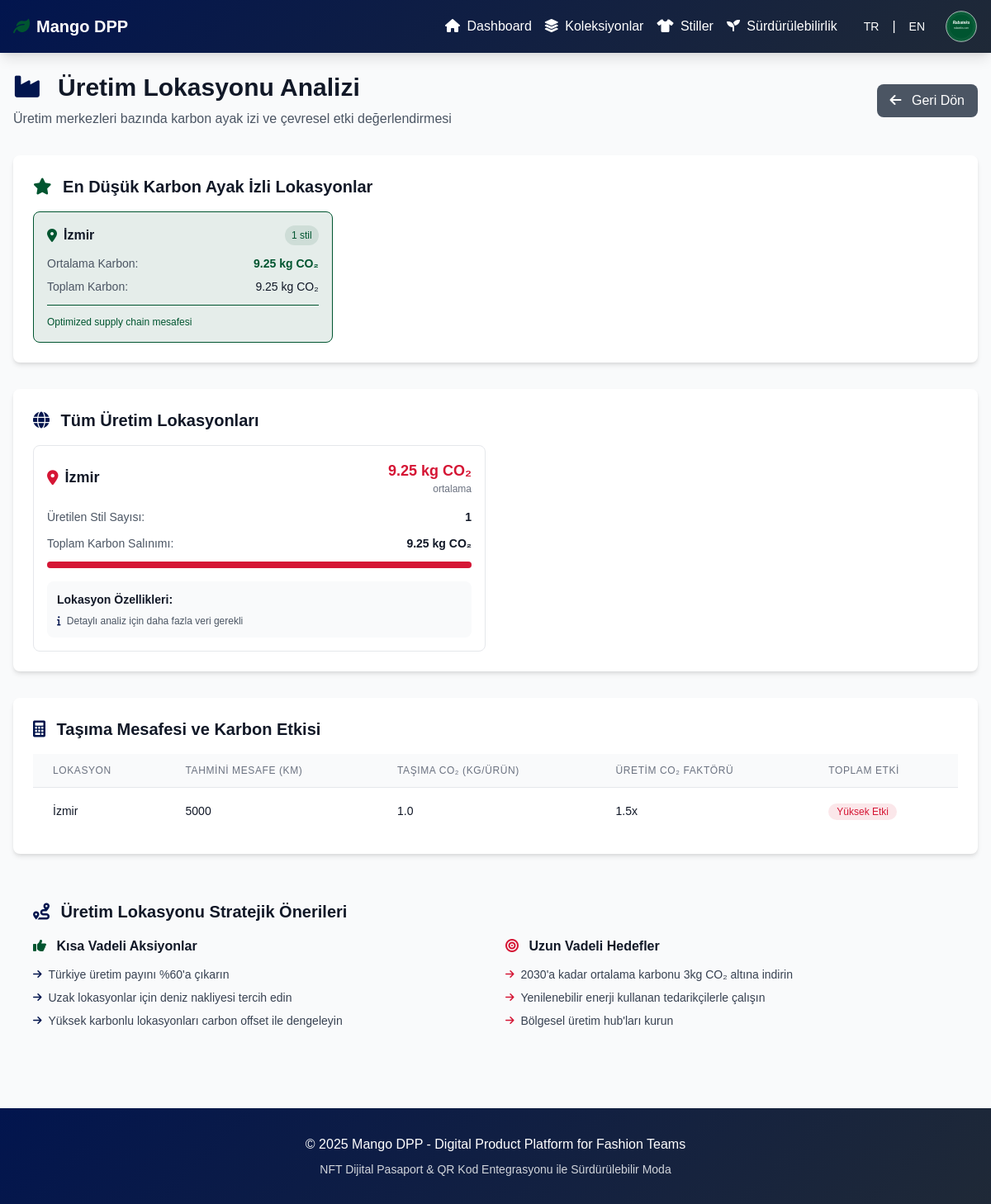
The app's page /sustainability/production with its own data.
### models.py (models this page shows)
class Style(Base):
    __tablename__ = "styles"
    id = Column(String, primary_key=True)
    name = Column(String, nullable=False)
    collection_id = Column(String, ForeignKey("collections.id"))
    category = Column(String, nullable=False)
    materials = Column(JSON)  # Store as JSON array
    target_price = Column(Float)
    production_location = Column(String)
    supplier = Column(String)
    carbon_footprint = Column(Float)
    status = Column(String, default="tasarım")
    image_url = Column(String)
    nft_id = Column(String)
    created_at = Column(DateTime, default=datetime.utcnow)
    collection = relationship("Collection", back_populates="styles")

### main.py (the view)
@app.get("/sustainability/production", response_class=HTMLResponse)
async def production_analysis(request: Request, db: Session = Depends(get_db)):
    lang = request.cookies.get("lang", "tr")
    location_stats = {}
    styles = mango_dpp.get_styles(db)
    for style in styles:
        location = style.production_location if style.production_location else "Bilinmiyor"
        if location not in location_stats:
            location_stats[location] = {
                "styles": [],
                "total_carbon": 0,
                "avg_carbon": 0,
                "count": 0
            }
        location_stats[location]["styles"].append(style)
        location_stats[location]["total_carbon"] += style.carbon_footprint or 0
        location_stats[location]["count"] += 1
    for location in location_stats:
        if location_stats[location]["count"] > 0:
            location_stats[location]["avg_carbon"] = round(
                location_stats[location]["total_carbon"] / location_stats[location]["count"], 2
            )
    best_locations = sorted(
        location_stats.items(),
        key=lambda x: x[1]["avg_carbon"]
    )[:5]
    response = templates.TemplateResponse("production_analysis.html", {
        "request": request,
        "location_stats": location_stats,
        "best_locations": best_locations,
        "lang": lang,
        "t": get_all_texts(lang)
    })
    response.headers["Content-Type"] = "text/html; charset=utf-8"
    return response

### templates/production_analysis.html (shortened to what this page needs)
{% extends "base.html" %}
{% block content %}
<div class="mb-8">
    <div class="flex items-center justify-between">
        <div>
            <h1 class="text-3xl font-bold text-gray-900 mb-2">
                <i class="fas fa-industry text-navy mr-3"></i>
                {{ t['production_location_analysis'] }}
            </h1>
            <p class="text-gray-600">{{ t['production_carbon_evaluation'] }}</p>
        </div>
        <a href="/sustainability" class="bg-gray-600 text-white px-4 py-2 rounded-lg hover:bg-gray-700 transition-colors">
            <i class="fas fa-arrow-left mr-2"></i>
            {{ t['back'] }}
        </a>
    </div>
</div>
<div class="bg-white rounded-lg shadow-md p-6 mb-8">
    <h2 class="text-xl font-semibold text-gray-900 mb-4">
        <i class="fas fa-star text-primary mr-2"></i>
        {{ t['lowest_carbon_locations'] }}
    </h2>
    <div class="grid grid-cols-1 md:grid-cols-2 lg:grid-cols-3 gap-4">
        {% for location, stats in best_locations %}
        <div class="bg-primary-light border border-primary rounded-lg p-4">
            <div class="flex items-center justify-between mb-3">
                <h3 class="font-semibold text-gray-900 flex items-center">
                    <i class="fas fa-map-marker-alt text-primary mr-2"></i>
                    {{ location }}
                </h3>
                <span class="bg-primary-light text-primary text-xs px-2 py-1 rounded-full">
                    {{ stats.count }} stil
                </span>
            </div>
            <div class="space-y-2 text-sm">
                <div class="flex justify-between">
                    <span class="text-gray-600">Ortalama Karbon:</span>
                    <span class="text-primary font-semibold">{{ stats.avg_carbon }} kg CO₂</span>
                </div>
                <div class="flex justify-between">
                    <span class="text-gray-600">Toplam Karbon:</span>
                    <span class="text-gray-900">{{ stats.total_carbon }} kg CO₂</span>
                </div>
            </div>
            <div class="mt-3 pt-3 border-t border-primary">
                <p class="text-xs text-primary">
                    {% if location.lower() == 'türkiye' %}
                    Yakın üretim, düşük taşıma maliyeti
                    {% elif location.lower() == 'vietnam' %}
                    Yenilenebilir enerji kullanımı artıyor
                    {% else %}
                    Optimized supply chain mesafesi
                    {% endif %}
                </p>
            </div>
        </div>
        {% endfor %}
    </div>
</div>
<div class="bg-white rounded-lg shadow-md p-6 mb-8">
    <h2 class="text-xl font-semibold text-gray-900 mb-4">
        <i class="fas fa-globe text-navy mr-2"></i>
        {{ t['all_production_locations'] }}
    </h2>
    <div class="grid grid-cols-1 md:grid-cols-2 gap-6">
        {% for location, stats in location_stats.items() %}
        <div class="border border-gray-200 rounded-lg p-4">
            <div class="flex items-center justify-between mb-4">
                <h3 class="text-lg font-semibold text-gray-900 flex items-center">
                    <i class="fas fa-map-marker-alt
                        {% if stats.avg_carbon < 3 %}text-primary
                        {% elif stats.avg_carbon <= 5 %}text-navy
                        {% else %}text-secondary{% endif %} mr-2"></i>
                    {{ location }}
                </h3>
                <div class="text-right">
                    <div class="text-lg font-bold
                        {% if stats.avg_carbon < 3 %}text-primary
                        {% elif stats.avg_carbon <= 5 %}text-navy
                        {% else %}text-secondary{% endif %}">
                        {{ stats.avg_carbon }} kg CO₂
                    </div>
                    <div class="text-xs text-gray-500">ortalama</div>
                </div>
            </div>
            <div class="space-y-3">
                <div class="flex justify-between items-center">
                    <span class="text-sm text-gray-600">Üretilen Stil Sayısı:</span>
                    <span class="text-sm font-semibold text-gray-900">{{ stats.count }}</span>
                </div>
                <div class="flex justify-between items-center">
                    <span class="text-sm text-gray-600">Toplam Karbon Salınımı:</span>
                    <span class="text-sm font-semibold text-gray-900">{{ stats.total_carbon }} kg CO₂</span>
                </div>
                {% set max_carbon = location_stats.values()|map(attribute='avg_carbon')|max %}
                <div class="w-full bg-gray-200 rounded-full h-2">
                    <div class="h-2 rounded-full
                        {% if stats.avg_carbon < 3 %}bg-primary
                        {% elif stats.avg_carbon <= 5 %}bg-navy
                        {% else %}bg-secondary{% endif %}"
                        style="width: {{ (stats.avg_carbon / max_carbon * 100)|round|int }}%"></div>
                </div>
            </div>
            <div class="mt-4 p-3 bg-gray-50 rounded-lg">
                <h4 class="text-sm font-semibold text-gray-900 mb-2">Lokasyon Özellikleri:</h4>
                <div class="text-xs text-gray-600 space-y-1">
                    {% if location.lower() == 'türkiye' %}
                    <p><i class="fas fa-plus text-primary mr-1"></i> Yakın mesafe - düşük nakliye</p>
                    <p><i class="fas fa-plus text-primary mr-1"></i> Kaliteli işçilik</p>
                    <p><i class="fas fa-plus text-primary mr-1"></i> Hızlı teslimat</p>
                    {% elif location.lower() == 'hindistan' %}
                    <p><i class="fas fa-minus text-secondary mr-1"></i> Uzun mesafe - yüksek nakliye</p>
                    <p><i class="fas fa-plus text-primary mr-1"></i> Düşük işçilik maliyeti</p>
                    <p><i class="fas fa-exclamation text-navy mr-1"></i> Karbon yoğun enerji</p>
                    {% elif location.lower() == 'çin' %}
                    <p><i class="fas fa-minus text-secondary mr-1"></i> Uzun mesafe</p>
                    <p><i class="fas fa-minus text-secondary mr-1"></i> Yüksek karbon enerji</p>
                    <p><i class="fas fa-plus text-primary mr-1"></i> Büyük kapasiteler</p>
                    {% elif location.lower() == 'bangladeş' %}
                    <p><i class="fas fa-minus text-secondary mr-1"></i> Uzun mesafe</p>
                    <p><i class="fas fa-plus text-primary mr-1"></i> Düşük maliyetler</p>
                    <p><i class="fas fa-exclamation text-navy mr-1"></i> Sürdürülebilirlik gelişiyor</p>
                    {% elif location.lower() == 'vietnam' %}
                    <p><i class="fas fa-minus text-secondary mr-1"></i> Uzun mesafe</p>
                    <p><i class="fas fa-plus text-primary mr-1"></i> Yenilenebilir enerji artışı</p>
                    <p><i class="fas fa-plus text-primary mr-1"></i> Modern tesisler</p>
                    {% else %}
                    <p><i class="fas fa-info text-navy mr-1"></i> Detaylı analiz için daha fazla veri gerekli</p>
                    {% endif %}
                </div>
            </div>
        </div>
        {% endfor %}
    </div>
</div>
<div class="bg-white rounded-lg shadow-md p-6 mb-8">
    <h2 class="text-xl font-semibold text-gray-900 mb-4">
        <i class="fas fa-calculator text-navy mr-2"></i>
        {{ t['transport_distance_carbon'] }}
    </h2>
    <div class="overflow-x-auto">
        <table class="min-w-full divide-y divide-gray-200">
            <thead class="bg-gray-50">
                <tr>
                    <th class="px-6 py-3 text-left text-xs font-medium text-gray-500 uppercase tracking-wider">
                        Lokasyon
                    </th>
                    <th class="px-6 py-3 text-left text-xs font-medium text-gray-500 uppercase tracking-wider">
                        Tahmini Mesafe (km)
                    </th>
                    <th class="px-6 py-3 text-left text-xs font-medium text-gray-500 uppercase tracking-wider">
                        Taşıma CO₂ (kg/ürün)
                    </th>
                    <th class="px-6 py-3 text-left text-xs font-medium text-gray-500 uppercase tracking-wider">
                        Üretim CO₂ Faktörü
                    </th>
                    <th class="px-6 py-3 text-left text-xs font-medium text-gray-500 uppercase tracking-wider">
                        Toplam Etki
                    </th>
                </tr>
            </thead>
            <tbody class="bg-white divide-y divide-gray-200">
                {% set distance_data = {
                    'Türkiye': {'distance': 0, 'transport_co2': 0.1, 'production_factor': 1.0},
                    'Hindistan': {'distance': 6500, 'transport_co2': 1.3, 'production_factor': 1.8},
                    'Çin': {'distance': 8000, 'transport_co2': 1.6, 'production_factor': 2.2},
                    'Bangladeş': {'distance': 7200, 'transport_co2': 1.4, 'production_factor': 1.9},
                    'Vietnam': {'distance': 9500, 'transport_co2': 1.9, 'production_factor': 1.7}
                } %}
                {% for location, stats in location_stats.items() %}
                {% set loc_data = distance_data.get(location, {'distance': 5000, 'transport_co2': 1.0, 'production_factor': 1.5}) %}
                <tr class="hover:bg-gray-50">
                    <td class="px-6 py-4 whitespace-nowrap">
                        <div class="text-sm font-medium text-gray-900">{{ location }}</div>
                    </td>
                    <td class="px-6 py-4 whitespace-nowrap">
                        <div class="text-sm text-gray-900">{{ loc_data.distance }}</div>
                    </td>
                    <td class="px-6 py-4 whitespace-nowrap">
                        <div class="text-sm text-gray-900">{{ loc_data.transport_co2 }}</div>
                    </td>
                    <td class="px-6 py-4 whitespace-nowrap">
                        <div class="text-sm text-gray-900">{{ loc_data.production_factor }}x</div>
                    </td>
                    <td class="px-6 py-4 whitespace-nowrap">
                        <span class="inline-flex items-center px-2.5 py-0.5 rounded-full text-xs font-medium
                            {% if stats.avg_carbon < 3 %}bg-primary-light text-primary
                            {% elif stats.avg_carbon <= 5 %}bg-navy-light text-navy
                            {% else %}bg-secondary-light text-secondary{% endif %}">
                            {% if stats.avg_carbon < 3 %}Düşük Etki
                            {% elif stats.avg_carbon <= 5 %}Orta Etki
                            {% else %}Yüksek Etki{% endif %}
                        </span>
                    </td>
                </tr>
                {% endfor %}
            </tbody>
        </table>
    </div>
</div>
<div class="bg-gradient-to-r from-navy-light to-primary-light rounded-lg p-6">
    <h2 class="text-xl font-semibold text-gray-900 mb-4">
        <i class="fas fa-route text-navy mr-2"></i>
        {{ t['production_location_strategic'] }}
    </h2>
    <div class="grid grid-cols-1 md:grid-cols-2 gap-6">
        <div>
            <h3 class="font-semibold text-gray-900 mb-3">
                <i class="fas fa-thumbs-up text-primary mr-2"></i>
                {{ t['short_term_actions'] }}
            </h3>
            <ul class="space-y-2 text-sm text-gray-700">
                <li class="flex items-start">
                    <i class="fas fa-arrow-right text-navy mt-1 mr-2 text-xs"></i>
                    <span>Türkiye üretim payını %60'a çıkarın</span>
                </li>
                <li class="flex items-start">
                    <i class="fas fa-arrow-right text-navy mt-1 mr-2 text-xs"></i>
                    <span>Uzak lokasyonlar için deniz nakliyesi tercih edin</span>
                </li>
                <li class="flex items-start">
                    <i class="fas fa-arrow-right text-navy mt-1 mr-2 text-xs"></i>
                    <span>Yüksek karbonlu lokasyonları carbon offset ile dengeleyin</span>
                </li>
            </ul>
        </div>
        <div>
            <h3 class="font-semibold text-gray-900 mb-3">
                <i class="fas fa-bullseye text-secondary mr-2"></i>
                {{ t['long_term_goals'] }}
            </h3>
            <ul class="space-y-2 text-sm text-gray-700">
                <li class="flex items-start">
                    <i class="fas fa-arrow-right text-secondary mt-1 mr-2 text-xs"></i>
                    <span>2030'a kadar ortalama karbonu 3kg CO₂ altına indirin</span>
                </li>
                <li class="flex items-start">
                    <i class="fas fa-arrow-right text-secondary mt-1 mr-2 text-xs"></i>
                    <span>Yenilenebilir enerji kullanan tedarikçilerle çalışın</span>
                </li>
                <li class="flex items-start">
                    <i class="fas fa-arrow-right text-secondary mt-1 mr-2 text-xs"></i>
                    <span>Bölgesel üretim hub'ları kurun</span>
                </li>
            </ul>
        </div>
    </div>
</div>
{% endblock %}

### templates/base.html (style rules this page uses)
* { font-family: Arial, sans-serif; }
:root { --color-primary: #005530; --color-secondary: #D51635; --color-navy: #02154e; --color-primary-light: rgba(0, 85, 48, 0.1); --color-secondary-light: rgba(213, 22, 53, 0.1); --color-navy-light: rgba(2, 21, 78, 0.1); }
.bg-primary-light { background-color: var(--color-primary-light) !important; }
.text-primary { color: var(--color-primary) !important; }
.border-primary { border-color: var(--color-primary) !important; }
.bg-secondary { background-color: var(--color-secondary) !important; }
.bg-secondary-light { background-color: var(--color-secondary-light) !important; }
.text-secondary { color: var(--color-secondary) !important; }
.text-navy { color: var(--color-navy) !important; }

### records on screen
Style: production_location "İzmir", count "1", avg_carbon "9.25", total_carbon "9.25", shows "Optimized supply chain mesafesi", {{ (stats.avg_carbon / max_carbon * 100)|round|int }} 100 (drawn), shows "Detaylı analiz için daha fazla veri gerekli", distance "5000", transport_co2 "1.0", production_factor "1.5"

### other values on screen
{{ t.dashboard if t else "Dashboard" }} "Dashboard"
{{ t.collections if t else "Collections" }} "Koleksiyonlar"
{{ t.styles if t else "Styles" }} "Stiller"
{{ t.sustainability if t else "Sustainability" }} "Sürdürülebilirlik"
{{ t['production_location_analysis'] }} "Üretim Lokasyonu Analizi"
{{ t['production_carbon_evaluation'] }} "Üretim merkezleri bazında karbon ayak izi ve çevresel etki değerlendirmesi"
{{ t['back'] }} "Geri Dön"
{{ t['lowest_carbon_locations'] }} "En Düşük Karbon Ayak İzli Lokasyonlar"
{{ t['all_production_locations'] }} "Tüm Üretim Lokasyonları"
{{ t['transport_distance_carbon'] }} "Taşıma Mesafesi ve Karbon Etkisi"
{{ t['production_location_strategic'] }} "Üretim Lokasyonu Stratejik Önerileri"
{{ t['short_term_actions'] }} "Kısa Vadeli Aksiyonlar"
{{ t['long_term_goals'] }} "Uzun Vadeli Hedefler"
